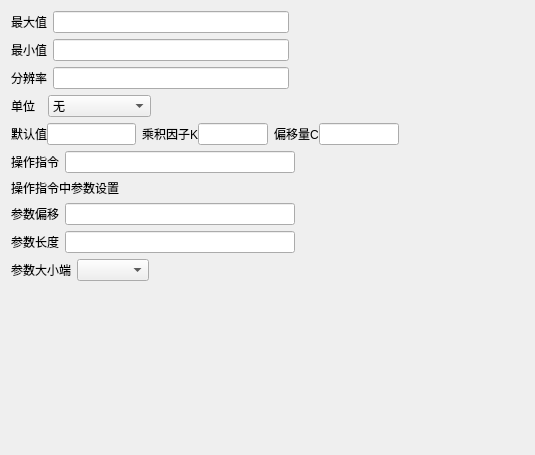
          <widget class="QWidget" name="varNumberpage">
           <layout class="QGridLayout" name="gridLayout_24">
            <item row="0" column="0">
             <layout class="QHBoxLayout" name="horizontalLayout_51">
              <item>
               <widget class="QLabel" name="label_5">
                <property name="enabled">
                 <bool>true</bool>
                </property>
                <property name="text">
                 <string>最大值</string>
                </property>
               </widget>
              </item>
              <item>
               <widget class="QLineEdit" name="NumberMaxlineEdit">
                <property name="enabled">
                 <bool>true</bool>
                </property>
               </widget>
              </item>
              <item>
               <spacer name="horizontalSpacer_42">
                <property name="orientation">
                 <enum>Qt::Horizontal</enum>
                </property>
                <property name="sizeHint" stdset="0">
                 <size>
                  <width>40</width>
                  <height>20</height>
                 </size>
                </property>
               </spacer>
              </item>
             </layout>
            </item>
            <item row="1" column="0">
             <layout class="QHBoxLayout" name="horizontalLayout_69">
              <item>
               <widget class="QLabel" name="label_16">
                <property name="enabled">
                 <bool>true</bool>
                </property>
                <property name="text">
                 <string>最小值</string>
                </property>
               </widget>
              </item>
              <item>
               <widget class="QLineEdit" name="NumberMinlineEdit">
                <property name="enabled">
                 <bool>true</bool>
                </property>
               </widget>
              </item>
              <item>
               <spacer name="horizontalSpacer_43">
                <property name="orientation">
                 <enum>Qt::Horizontal</enum>
                </property>
                <property name="sizeHint" stdset="0">
                 <size>
                  <width>40</width>
                  <height>20</height>
                 </size>
                </property>
               </spacer>
              </item>
             </layout>
            </item>
            <item row="2" column="0">
             <layout class="QHBoxLayout" name="horizontalLayout_71">
              <item>
               <widget class="QLabel" name="label_14">
                <property name="enabled">
                 <bool>true</bool>
                </property>
                <property name="text">
                 <string>分辨率</string>
                </property>
               </widget>
              </item>
              <item>
               <widget class="QLineEdit" name="NumberScallinglineEdit">
                <property name="enabled">
                 <bool>true</bool>
                </property>
               </widget>
              </item>
              <item>
               <spacer name="horizontalSpacer_61">
                <property name="orientation">
                 <enum>Qt::Horizontal</enum>
                </property>
                <property name="sizeHint" stdset="0">
                 <size>
                  <width>40</width>
                  <height>20</height>
                 </size>
                </property>
               </spacer>
              </item>
             </layout>
            </item>
            <item row="3" column="0">
             <layout class="QHBoxLayout" name="horizontalLayout_72">
              <item>
               <widget class="QLabel" name="label_18">
                <property name="enabled">
                 <bool>true</bool>
                </property>
                <property name="text">
                 <string>单位  </string>
                </property>
               </widget>
              </item>
              <item>
               <widget class="QComboBox" name="NumberUnitcomboBox">
                <property name="enabled">
                 <bool>true</bool>
                </property>
                <item>
                 <property name="text">
                  <string>无</string>
                 </property>
                </item>
                <item>
                 <property name="text">
                  <string>摄氏度</string>
                 </property>
                </item>
                <item>
                 <property name="text">
                  <string>百分比</string>
                 </property>
                </item>
                <item>
                 <property name="text">
                  <string>千克</string>
                 </property>
                </item>
                <item>
                 <property name="text">
                  <string>伏特</string>
                 </property>
                </item>
                <item>
                 <property name="text">
                  <string>安培</string>
                 </property>
                </item>
                <item>
                 <property name="text">
                  <string>赫兹</string>
                 </property>
                </item>
                <item>
                 <property name="text">
                  <string>千瓦</string>
                 </property>
                </item>
                <item>
                 <property name="text">
                  <string>千瓦时</string>
                 </property>
                </item>
                <item>
                 <property name="text">
                  <string>小时</string>
                 </property>
                </item>
                <item>
                 <property name="text">
                  <string>分钟</string>
                 </property>
                </item>
                <item>
                 <property name="text">
                  <string>秒</string>
                 </property>
                </item>
                <item>
                 <property name="text">
                  <string>微克每立方米</string>
                 </property>
                </item>
                <item>
                 <property name="text">
                  <string>毫克每立方米</string>
                 </property>
                </item>
                <item>
                 <property name="text">
                  <string>千米每小时</string>
                 </property>
                </item>
                <item>
                 <property name="text">
                  <string>米</string>
                 </property>
                </item>
                <item>
                 <property name="text">
                  <string>毫米</string>
                 </property>
                </item>
                <item>
                 <property name="text">
                  <string>华氏度</string>
                 </property>
                </item>
                <item>
                 <property name="text">
                  <string>度</string>
                 </property>
                </item>
               </widget>
              </item>
              <item>
               <spacer name="horizontalSpacer_62">
                <property name="orientation">
                 <enum>Qt::Horizontal</enum>
                </property>
                <property name="sizeHint" stdset="0">
                 <size>
                  <width>40</width>
                  <height>20</height>
                 </size>
                </property>
               </spacer>
              </item>
             </layout>
            </item>
            <item row="4" column="0">
             <layout class="QHBoxLayout" name="horizontalLayout_97" stretch="1,1,1,1">
              <item>
               <layout class="QHBoxLayout" name="horizontalLayout_70">
                <property name="spacing">
                 <number>0</number>
                </property>
                <item>
                 <widget class="QLabel" name="label_17">
                  <property name="enabled">
                   <bool>true</bool>
                  </property>
                  <property name="text">
                   <string>默认值</string>
                  </property>
                 </widget>
                </item>
                <item>
                 <widget class="QLineEdit" name="NumberDefaultlineEdit">
                  <property name="enabled">
                   <bool>true</bool>
                  </property>
                 </widget>
                </item>
               </layout>
              </item>
              <item>
               <layout class="QHBoxLayout" name="horizontalLayout_86">
                <property name="spacing">
                 <number>0</number>
                </property>
                <item>
                 <widget class="QLabel" name="label_82">
                  <property name="enabled">
                   <bool>true</bool>
                  </property>
                  <property name="text">
                   <string>乘积因子K</string>
                  </property>
                 </widget>
                </item>
                <item>
                 <widget class="QLineEdit" name="klineEdit"/>
                </item>
               </layout>
              </item>
              <item>
               <layout class="QHBoxLayout" name="horizontalLayout_90">
                <property name="spacing">
                 <number>0</number>
                </property>
                <item>
                 <widget class="QLabel" name="label_95">
                  <property name="enabled">
                   <bool>true</bool>
                  </property>
                  <property name="text">
                   <string>偏移量C</string>
                  </property>
                 </widget>
                </item>
                <item>
                 <widget class="QLineEdit" name="clineEdit_2"/>
                </item>
               </layout>
              </item>
              <item>
               <spacer name="horizontalSpacer_63">
                <property name="orientation">
                 <enum>Qt::Horizontal</enum>
                </property>
                <property name="sizeHint" stdset="0">
                 <size>
                  <width>40</width>
                  <height>20</height>
                 </size>
                </property>
               </spacer>
              </item>
             </layout>
            </item>
            <item row="5" column="0">
             <layout class="QHBoxLayout" name="horizontalLayout_74">
              <item>
               <widget class="QLabel" name="label_102">
                <property name="enabled">
                 <bool>true</bool>
                </property>
                <property name="text">
                 <string>操作指令</string>
                </property>
               </widget>
              </item>
              <item>
               <widget class="QLineEdit" name="numberOrderEdit"/>
              </item>
              <item>
               <spacer name="horizontalSpacer_64">
                <property name="orientation">
                 <enum>Qt::Horizontal</enum>
                </property>
                <property name="sizeHint" stdset="0">
                 <size>
                  <width>40</width>
                  <height>20</height>
                 </size>
                </property>
               </spacer>
              </item>
             </layout>
            </item>
            <item row="6" column="0">
             <layout class="QVBoxLayout" name="verticalLayout_19">
              <item>
               <widget class="QLabel" name="label_106">
                <property name="enabled">
                 <bool>true</bool>
                </property>
                <property name="text">
                 <string>操作指令中参数设置</string>
                </property>
               </widget>
              </item>
              <item>
               <layout class="QHBoxLayout" name="horizontalLayout_75">
                <item>
                 <widget class="QLabel" name="label_103">
                  <property name="enabled">
                   <bool>true</bool>
                  </property>
                  <property name="text">
                   <string>参数偏移</string>
                  </property>
                 </widget>
                </item>
                <item>
                 <widget class="QLineEdit" name="numberParaOffset"/>
                </item>
                <item>
                 <spacer name="horizontalSpacer_65">
                  <property name="orientation">
                   <enum>Qt::Horizontal</enum>
                  </property>
                  <property name="sizeHint" stdset="0">
                   <size>
                    <width>40</width>
                    <height>20</height>
                   </size>
                  </property>
                 </spacer>
                </item>
               </layout>
              </item>
              <item>
               <layout class="QHBoxLayout" name="horizontalLayout_76">
                <item>
                 <widget class="QLabel" name="label_104">
                  <property name="enabled">
                   <bool>true</bool>
                  </property>
                  <property name="text">
                   <string>参数长度</string>
                  </property>
                 </widget>
                </item>
                <item>
                 <widget class="QLineEdit" name="numberParaLen"/>
                </item>
                <item>
                 <spacer name="horizontalSpacer_66">
                  <property name="orientation">
                   <enum>Qt::Horizontal</enum>
                  </property>
                  <property name="sizeHint" stdset="0">
                   <size>
                    <width>40</width>
                    <height>20</height>
                   </size>
                  </property>
                 </spacer>
                </item>
               </layout>
              </item>
              <item>
               <layout class="QHBoxLayout" name="horizontalLayout_77">
                <item>
                 <widget class="QLabel" name="label_105">
                  <property name="enabled">
                   <bool>true</bool>
                  </property>
                  <property name="text">
                   <string>参数大小端</string>
                  </property>
                 </widget>
                </item>
                <item>
                 <widget class="QComboBox" name="numberParaEndian"/>
                </item>
                <item>
                 <spacer name="horizontalSpacer_67">
                  <property name="orientation">
                   <enum>Qt::Horizontal</enum>
                  </property>
                  <property name="sizeHint" stdset="0">
                   <size>
                    <width>40</width>
                    <height>20</height>
                   </size>
                  </property>
                 </spacer>
                </item>
               </layout>
              </item>
             </layout>
            </item>
            <item row="7" column="0">
             <spacer name="verticalSpacer_15">
              <property name="orientation">
               <enum>Qt::Vertical</enum>
              </property>
              <property name="sizeHint" stdset="0">
               <size>
                <width>20</width>
                <height>163</height>
               </size>
              </property>
             </spacer>
            </item>
           </layout>
          </widget>
